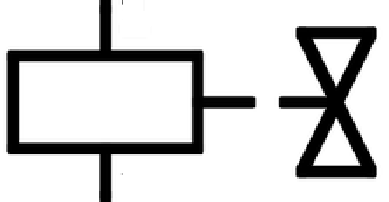
#> input picture data/cewka_zaworow_exemplars/cewka_zaworow_r0.png, 389 x 202 px
$ python -i _thumb.py   (imports and definitions only)
#> lines starting #> are read from the running program, lines starting #| are printed output that depends on the picture
#> further down, picture is the input picture: shape (202, 389); min 0, max 255, mean 208.7
"""Miniatura crop -> PNG base64, z poprawa widocznosci cienkich/szarych linii.

- autocontrast: szara linia -> ciemniejsza (rozciagniecie zakresu),
- MinFilter (pogrubienie tuszu): cienka linia 1px przetrwa zmniejszenie,
- skalowanie w PIL (nie w przegladarce) do zadanej wysokosci.
"""
from __future__ import annotations

import base64
import io

import numpy as np
from PIL import Image, ImageOps, ImageFilter


def thumb_b64(arr: np.ndarray, height: int = 96, thicken: int = 1) -> str:
#> called with height = 96, thicken = 1
    im = Image.fromarray(arr).convert("L")
    im = ImageOps.autocontrast(im, cutoff=1)          # szare -> kontrastowe
    for _ in range(max(0, thicken)):
        im = im.filter(ImageFilter.MinFilter(3))      # tusz (ciemny) rosnie
#> this loop made 1 pass
#> pass 1, in thumb_b64, `im = im.filter(ImageFilter.MinFilter(3))`:
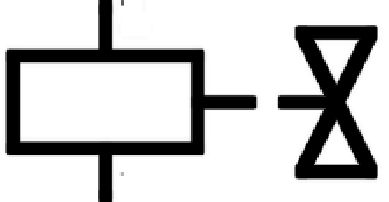
#> im: PIL image 389x202 L; min 0, max 255, mean 200.5
    w, h = im.size
#> w = 389; h = 202
    if h > 0:
        scale = height / h
#> scale = 0.475
        im = im.resize((max(1, round(w * scale)), height), Image.LANCZOS)
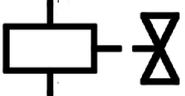
#> im: PIL image 185x96 L; min 0, max 255, mean 200.7
    buf = io.BytesIO()
    im.save(buf, format="PNG")
    return base64.b64encode(buf.getvalue()).decode()

>>> import cv2
>>> picture = cv2.imread('../data/cewka_zaworow_exemplars/cewka_zaworow_r0.png', cv2.IMREAD_GRAYSCALE)
>>> result = thumb_b64(picture)
